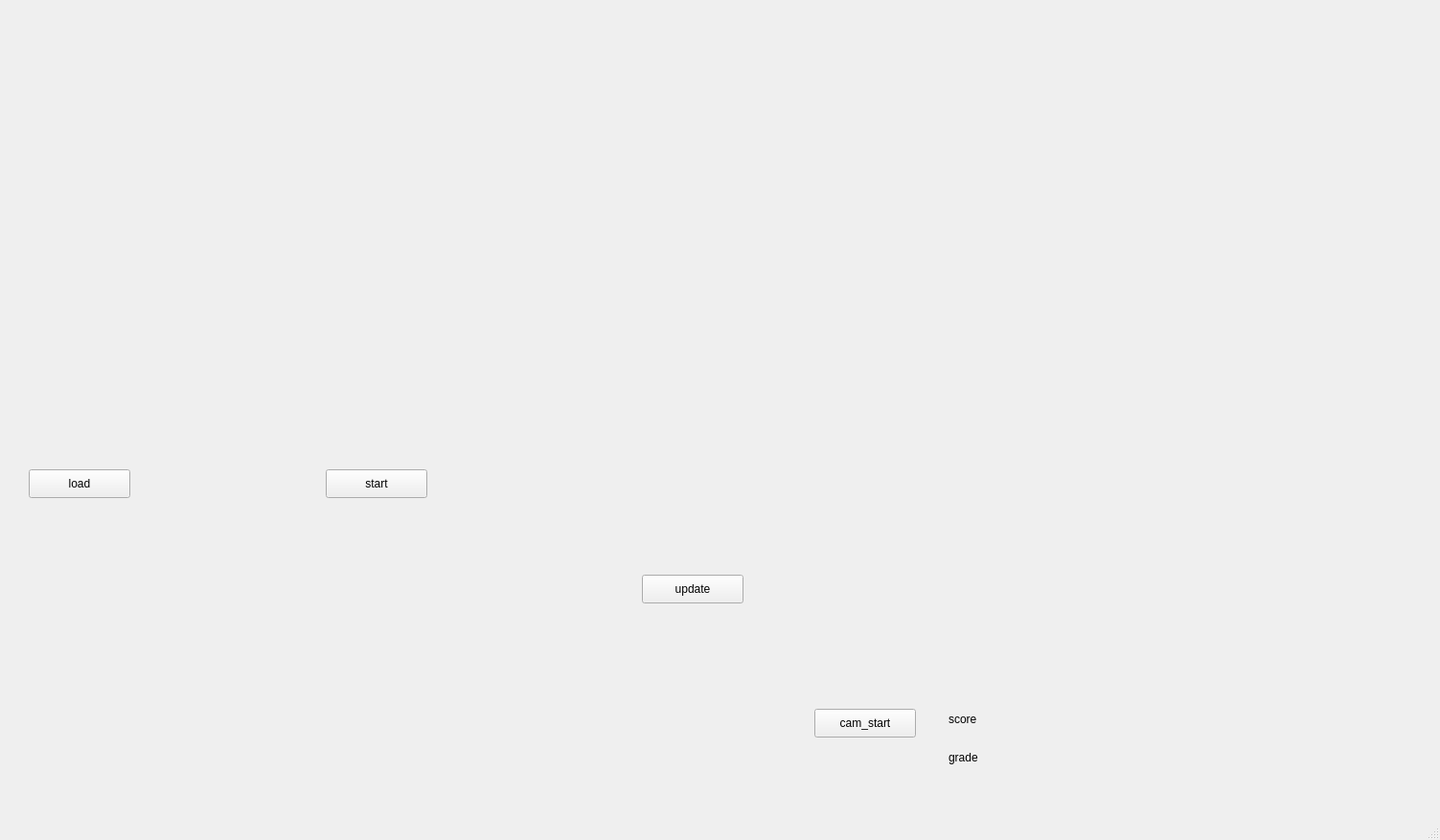
<?xml version="1.0" encoding="UTF-8"?>
<ui version="4.0">
 <class>MainWindow</class>
 <widget class="QMainWindow" name="MainWindow">
  <property name="geometry">
   <rect>
    <x>0</x>
    <y>0</y>
    <width>1503</width>
    <height>877</height>
   </rect>
  </property>
  <property name="windowTitle">
   <string>MainWindow</string>
  </property>
  <widget class="QWidget" name="centralwidget">
   <widget class="QPushButton" name="pushButton_start_video">
    <property name="geometry">
     <rect>
      <x>340</x>
      <y>490</y>
      <width>106</width>
      <height>30</height>
     </rect>
    </property>
    <property name="text">
     <string>start</string>
    </property>
   </widget>
   <widget class="QLabel" name="label_samplelabel">
    <property name="geometry">
     <rect>
      <x>70</x>
      <y>510</y>
      <width>111</width>
      <height>51</height>
     </rect>
    </property>
    <property name="text">
     <string/>
    </property>
   </widget>
   <widget class="QPushButton" name="pushButton_load_video">
    <property name="geometry">
     <rect>
      <x>30</x>
      <y>490</y>
      <width>106</width>
      <height>30</height>
     </rect>
    </property>
    <property name="text">
     <string>load</string>
    </property>
   </widget>
   <widget class="QLabel" name="QLabel_sample_img">
    <property name="geometry">
     <rect>
      <x>60</x>
      <y>60</y>
      <width>341</width>
      <height>391</height>
     </rect>
    </property>
    <property name="text">
     <string/>
    </property>
   </widget>
   <widget class="QLabel" name="QLabel_live_img">
    <property name="enabled">
     <bool>true</bool>
    </property>
    <property name="geometry">
     <rect>
      <x>890</x>
      <y>10</y>
      <width>571</width>
      <height>561</height>
     </rect>
    </property>
    <property name="text">
     <string/>
    </property>
   </widget>
   <widget class="QPushButton" name="pushButton_camstart">
    <property name="geometry">
     <rect>
      <x>850</x>
      <y>740</y>
      <width>106</width>
      <height>30</height>
     </rect>
    </property>
    <property name="text">
     <string>cam_start</string>
    </property>
   </widget>
   <widget class="QLabel" name="label_poselabel">
    <property name="geometry">
     <rect>
      <x>1350</x>
      <y>750</y>
      <width>131</width>
      <height>51</height>
     </rect>
    </property>
    <property name="text">
     <string/>
    </property>
   </widget>
   <widget class="QLabel" name="label_score2">
    <property name="geometry">
     <rect>
      <x>1110</x>
      <y>730</y>
      <width>101</width>
      <height>41</height>
     </rect>
    </property>
    <property name="text">
     <string/>
    </property>
   </widget>
   <widget class="QLabel" name="label_score">
    <property name="geometry">
     <rect>
      <x>990</x>
      <y>730</y>
      <width>101</width>
      <height>41</height>
     </rect>
    </property>
    <property name="text">
     <string>score</string>
    </property>
   </widget>
   <widget class="QLabel" name="label_frame_count">
    <property name="geometry">
     <rect>
      <x>480</x>
      <y>710</y>
      <width>141</width>
      <height>41</height>
     </rect>
    </property>
    <property name="text">
     <string/>
    </property>
   </widget>
   <widget class="QLabel" name="label_grade">
    <property name="geometry">
     <rect>
      <x>990</x>
      <y>770</y>
      <width>121</width>
      <height>41</height>
     </rect>
    </property>
    <property name="text">
     <string>grade</string>
    </property>
   </widget>
   <widget class="QLabel" name="label_grade2">
    <property name="geometry">
     <rect>
      <x>1140</x>
      <y>770</y>
      <width>51</width>
      <height>41</height>
     </rect>
    </property>
    <property name="text">
     <string/>
    </property>
   </widget>
   <widget class="QWidget" name="verticalLayoutWidget">
    <property name="geometry">
     <rect>
      <x>330</x>
      <y>560</y>
      <width>271</width>
      <height>251</height>
     </rect>
    </property>
    <layout class="QVBoxLayout" name="Vertalayout_live"/>
   </widget>
   <widget class="QPushButton" name="pushButton_update">
    <property name="geometry">
     <rect>
      <x>670</x>
      <y>600</y>
      <width>106</width>
      <height>30</height>
     </rect>
    </property>
    <property name="text">
     <string>update</string>
    </property>
   </widget>
   <widget class="QWidget" name="verticalLayoutWidget_2">
    <property name="geometry">
     <rect>
      <x>20</x>
      <y>560</y>
      <width>271</width>
      <height>251</height>
     </rect>
    </property>
    <layout class="QVBoxLayout" name="Vertalayout_video"/>
   </widget>
  </widget>
  <widget class="QMenuBar" name="menubar">
   <property name="geometry">
    <rect>
     <x>0</x>
     <y>0</y>
     <width>1503</width>
     <height>26</height>
    </rect>
   </property>
  </widget>
  <widget class="QStatusBar" name="statusbar"/>
 </widget>
 <resources/>
 <connections/>
</ui>
